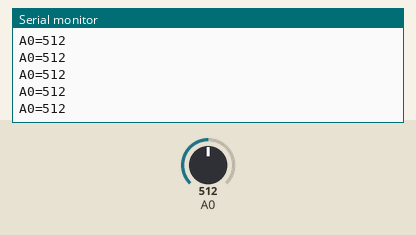
This sketch was run on a simulated Arduino Uno, built with avr-gcc and run on an emulated ATmega328P. On the bench: the last lines printed to the serial monitor. Inputs (shaded band) come from the test bench; at power-on: A0 = 512.

Above: at 1.2 s.
1.3 s: A0 set to 716
At 1.56 s:
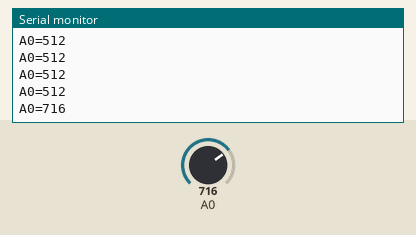
2.8 s: A0 set to 900
At 2.96 s:
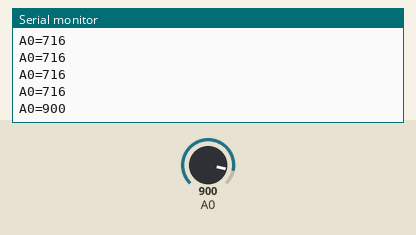
Timing chart, 0 to 5.8 s (numbered marks = the images above; inputs shaded):
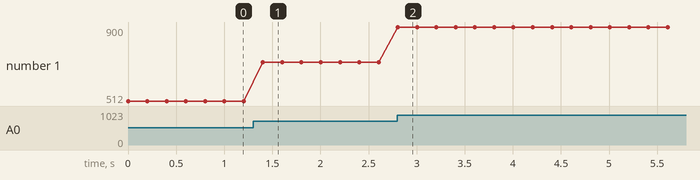

The sketch:

adc.ino
```cpp
void setup() { Serial.begin(9600); }
void loop() { Serial.print("A0="); Serial.println(analogRead(A0)); delay(200); }
```

Measured:
- after the input at 1.3 s, the serial monitor: prints a new line after 0.10 s (image 1)
- after the input at 2.8 s, the serial monitor: prints a new line at once (image 2)
- plotted number 1: 512 → 716 after the input at 1.3 s, 716 → 900 after the input at 2.8 s
